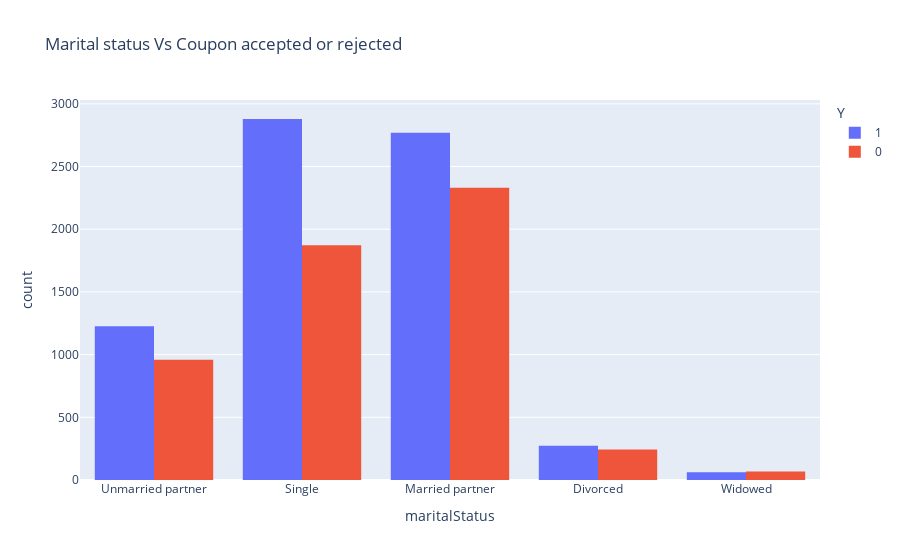

Notebook cell for this chart:
### Markdown cell above
In hot weather more coupons available, more accepted and more rejected as well compared to others

### Code cell
fig = px.histogram(data, x="maritalStatus",color="Y",barmode="group", title = 'Marital status Vs Coupon accepted or rejected')
fig.update_layout(bargap=0.2)
fig.show()

### Figure 1 — Plotly figure (JSON) as saved in the notebook; plotly's stock layout.template omitted (floating-point values rounded to 4 significant figures; data arrays with more than 128 entries replaced by an {"elided": "..."} marker saying what was removed)
{"data": [{"alignmentgroup": "True", "bingroup": "x", "hovertemplate": "Y=1<br>maritalStatus=%{x}<br>count=%{y}<extra></extra>", "legendgroup": "1", "marker": {"color": "#636efa", "pattern": {"shape": ""}}, "name": "1", "offsetgroup": "1", "orientation": "v", "showlegend": true, "type": "histogram", "x": {"elided": "7210 str values"}, "xaxis": "x", "yaxis": "y"}, {"alignmentgroup": "True", "bingroup": "x", "hovertemplate": "Y=0<br>maritalStatus=%{x}<br>count=%{y}<extra></extra>", "legendgroup": "0", "marker": {"color": "#EF553B", "pattern": {"shape": ""}}, "name": "0", "offsetgroup": "0", "orientation": "v", "showlegend": true, "type": "histogram", "x": {"elided": "5474 str values"}, "xaxis": "x", "yaxis": "y"}], "layout": {"bargap": 0.2, "barmode": "group", "legend": {"title": {"text": "Y"}, "tracegroupgap": 0}, "title": {"text": "Marital status Vs Coupon accepted or rejected"}, "xaxis": {"anchor": "y", "domain": [0, 1], "title": {"text": "maritalStatus"}}, "yaxis": {"anchor": "x", "domain": [0, 1], "title": {"text": "count"}}}}
